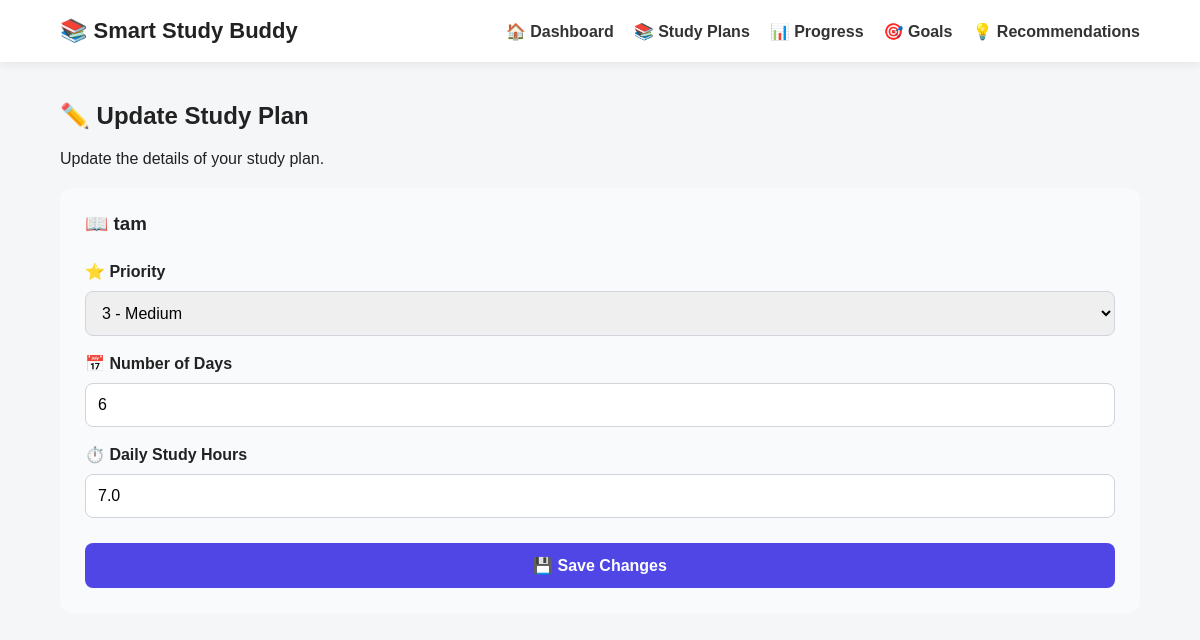
The app's page /update-plan/4 with its own data.
### tables this page shows
CREATE TABLE study_plans (
            id INTEGER PRIMARY KEY AUTOINCREMENT,
            name TEXT,
            subject TEXT,
            priority INTEGER,
            days INTEGER,
            daily_hours REAL
        );

### app.py (the view, shortened to what this page needs)
@app.route(
    "/update-plan/<int:plan_id>",
    methods=["GET", "POST"]
)
def update_plan(plan_id):
    conn = sqlite3.connect(DATABASE)
    cursor = conn.cursor()
    cursor.execute("""
        SELECT
            id,
            subject,
            priority,
            days,
            daily_hours
        FROM study_plans
        WHERE id = ?
    """, (plan_id,))
    plan = cursor.fetchone()
    conn.close()
    return render_template(
        "update_plan.html",
        plan=plan
    )

### templates/update_plan.html (shortened to what this page needs)
<!DOCTYPE html>
<html lang="en">
<head>
    <link rel="stylesheet"
          href="{{ url_for('static', filename='style.css') }}">
</head>
<body>
    <nav class="navbar">
        <div class="logo">
            📚 Smart Study Buddy
        </div>
        <div class="nav-links">
            <a href="/">🏠 Dashboard</a>
            <a href="/plans">📚 Study Plans</a>
            <a href="/#progress">📊 Progress</a>
            <a href="/#goals">🎯 Goals</a>
            <a href="/#recommendations">
                💡 Recommendations
            </a>
        </div>
    </nav>
    <main class="container">
        <section>
            <h1>✏️ Update Study Plan</h1>
            <p>
                Update the details of your study plan.
            </p>
            {% if plan %}
            <div class="form-card">
                <h3>
                    📖 {{ plan[1] }}
                </h3>
                <form
                    action="/update-plan/{{ plan[0] }}"
                    method="POST"
                >
                    <label for="priority">
                        ⭐ Priority
                    </label>
                    <select
                        id="priority"
                        name="priority"
                        required
                    >
                        <option value="3"
                            {% if plan[2] == 3 %}selected{% endif %}>
                            3 - Medium
                        </option>
                    </select>
                    <label for="days">
                        📅 Number of Days
                    </label>
                    <input
                        type="number"
                        id="days"
                        name="days"
                        min="1"
                        value="{{ plan[3] }}"
                        required
                    >
                    <label for="daily_hours">
                        ⏱️ Daily Study Hours
                    </label>
                    <input
                        type="number"
                        id="daily_hours"
                        name="daily_hours"
                        min="0.5"
                        step="0.5"
                        value="{{ plan[4] }}"
                        required
                    >
                    <button type="submit">
                        💾 Save Changes
                    </button>
                </form>
            </div>
            {% endif %}
        </section>
    </main>
</body>
</html>

### static/style.css (style rules this page uses)
* { box-sizing: border-box; scroll-behavior: smooth; }
body { font-family: Arial, sans-serif; margin: 0; background: #f4f6f8; color: #222; }
.navbar { position: sticky; top: 0; z-index: 1000; background: white; display: flex; justify-content: space-between; align-items: center; padding: 18px 5%; box-shadow: 0 2px 10px rgba(0, 0, 0, 0.08); }
.logo { font-size: 22px; font-weight: bold; }
.nav-links { display: flex; gap: 20px; }
.nav-links a { text-decoration: none; color: #333; font-weight: 600; }
.container { width: 90%; max-width: 1200px; margin: 40px auto; }
.form-card { background: #f8fafc; padding: 25px; margin-top: 20px; border-radius: 12px; }
.form-card h3 { margin-top: 0; }
.form-card form { display: flex; flex-direction: column; gap: 10px; }
.form-card label { font-weight: bold; margin-top: 8px; }
.form-card input, .form-card select { padding: 12px; border: 1px solid #d1d5db; border-radius: 8px; font-size: 16px; }
.form-card button { margin-top: 15px; padding: 13px; border: none; border-radius: 8px; background: #4f46e5; color: white; font-size: 16px; font-weight: bold; cursor: pointer; }

### records on screen
study_plans: subject "tam", priority "3 - Medium", days "6", daily_hours "7.0"
